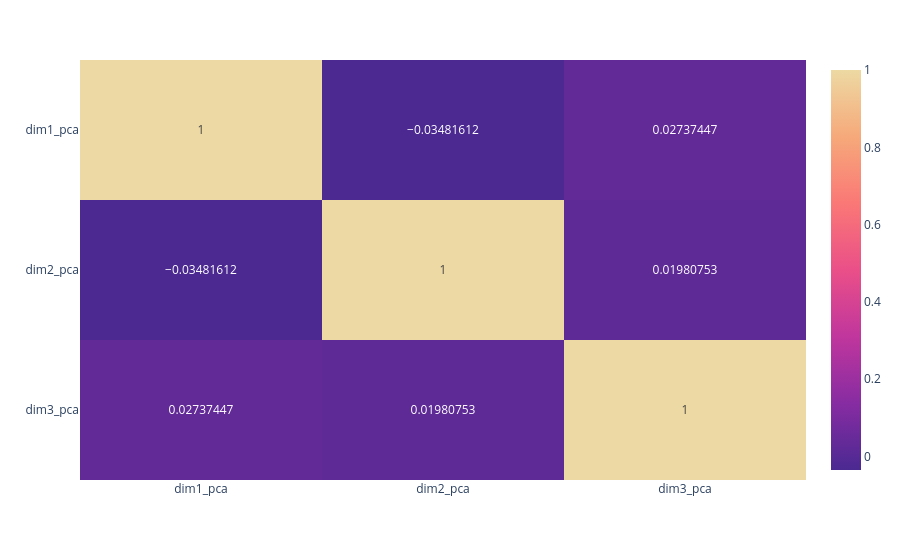

Source (notebook cell):
### Code cell
fig_corr

### Figure 1 — Plotly figure (JSON) as saved in the notebook; plotly's stock layout.template omitted (floating-point values rounded to 4 significant figures)
{"data": [{"coloraxis": "coloraxis", "hovertemplate": "x: %{x}<br>y: %{y}<br>color: %{z}<extra></extra>", "name": "0", "texttemplate": "%{z}", "type": "heatmap", "x": ["dim1_pca", "dim2_pca", "dim3_pca"], "xaxis": "x", "y": ["dim1_pca", "dim2_pca", "dim3_pca"], "yaxis": "y", "z": [[1.0, -0.03482, 0.02737], [-0.03482, 1.0, 0.01981], [0.02737, 0.01981, 1.0]]}], "layout": {"coloraxis": {"colorscale": [[0, "rgb(75, 41, 145)"], [0.1667, "rgb(135, 44, 162)"], [0.3333, "rgb(192, 54, 157)"], [0.5, "rgb(234, 79, 136)"], [0.6667, "rgb(250, 120, 118)"], [0.8333, "rgb(246, 169, 122)"], [1, "rgb(237, 217, 163)"]]}, "margin": {"t": 60}, "xaxis": {"anchor": "y", "domain": [0, 1]}, "yaxis": {"anchor": "x", "autorange": "reversed", "domain": [0, 1]}}}
